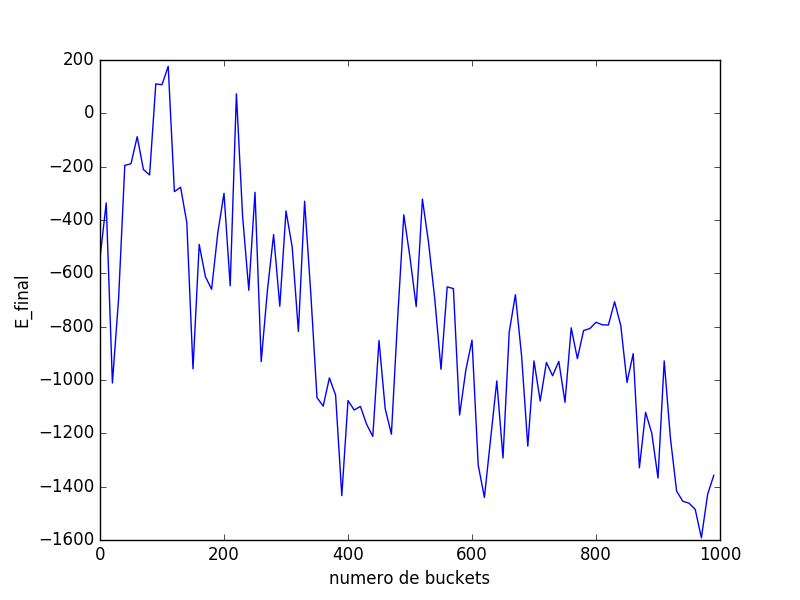

Python code for this plot:
import numpy as np
import matplotlib.pyplot as plt
import sys               
import subprocess

if(len(sys.argv) != 2):
    sys.exit("energy.py i_snap")

def energy(data):
    E = data[:,6].sum() + data[:,7].sum()    
    return E

E = []
x = []
i_snap = int(sys.argv[1])

for i in range(100):
	p = subprocess.Popen(['./a.out', '1000', '0.1', '%s' % (i*10)], bufsize=2048, stdin=subprocess.PIPE)
	p.wait()
	data_init = np.loadtxt("./output_{}.dat".format(i_snap))
	E_final = energy(data_init)
	E.append(E_final)
	x.append(i*10)
plt.figure()
plt.plot(x, E)
plt.ylabel('E_final')
plt.xlabel('numero de buckets')
plt.savefig('buckets.png')
